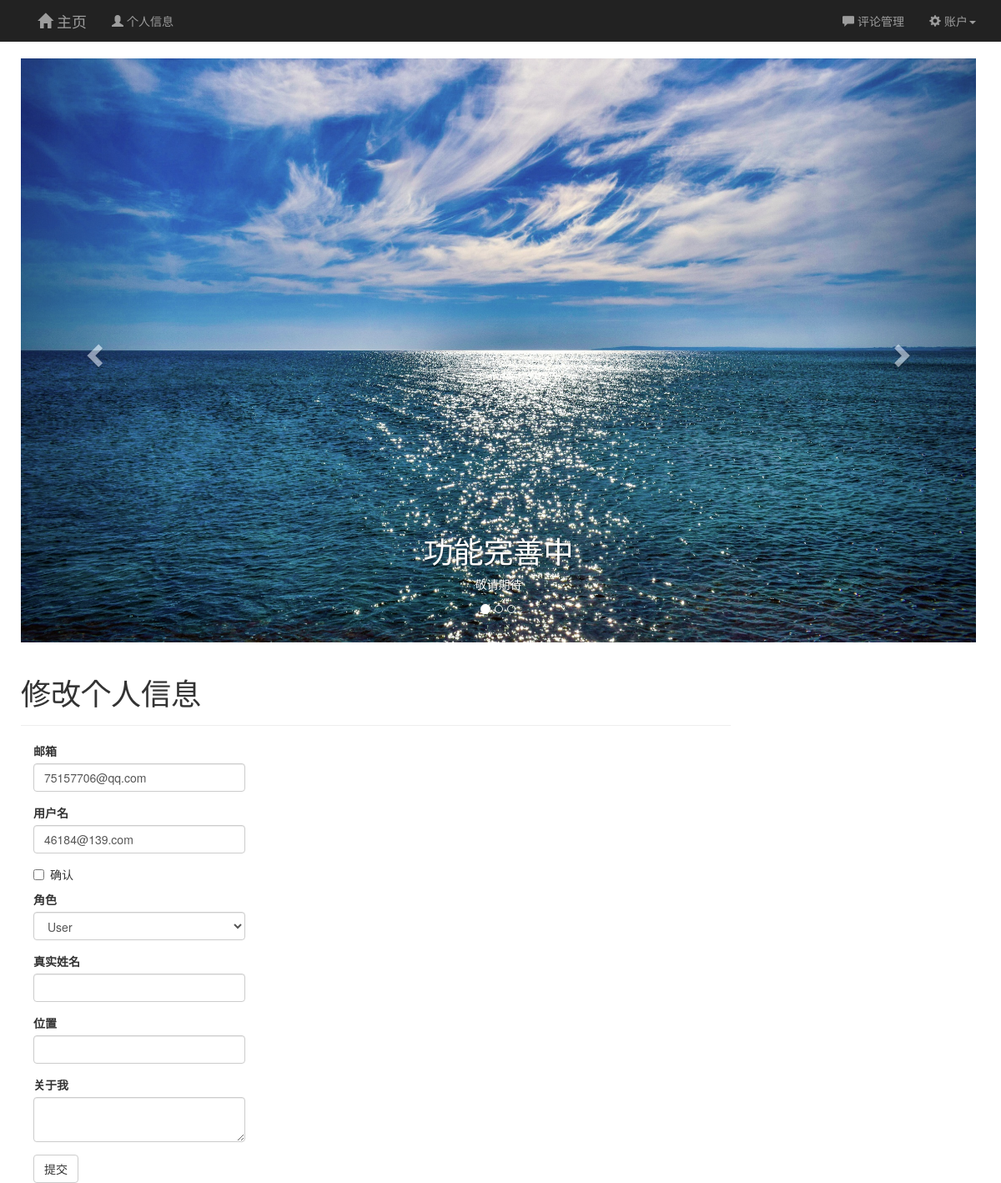
/edit-profile/3 (signed in), run on the app's committed database.
### app/models.py (models this page shows, shortened)
class User(UserMixin, db.Model):
    __tablename__ = 'users'
    id = db.Column(db.Integer, primary_key=True)
    email = db.Column(db.String(64), unique=True, index=True)
    username = db.Column(db.String(64), unique=True, index=True)
    password_hash = db.Column(db.String(128))
    role_id = db.Column(db.Integer, db.ForeignKey('roles.id'))
    confirmed = db.Column(db.Boolean, default=False)
    name = db.Column(db.String(64))
    location = db.Column(db.String(64))
    about_me = db.Column(db.Text())
    member_since = db.Column(db.DateTime(), default=datetime.utcnow)
    last_seen = db.Column(db.DateTime(), default=datetime.utcnow)
    avatar_hash = db.Column(db.String(32))
    posts = db.relationship('Post', backref='author', lazy='dynamic')
    followed = db.relationship('Follow', foreign_keys=[Follow.follower_id], backref=db.backref('follower', lazy='joined'),
                               lazy='dynamic', cascade='all, delete-orphan')
    followers = db.relationship('Follow', foreign_keys=[Follow.followed_id], backref=db.backref('followed', lazy='joined'),
                                lazy='dynamic', cascade='all, delete-orphan')
    comments = db.relationship('Comment', backref='author', lazy='dynamic')
    @property
    def password(self):
        raise AttributeError('password is not a readable attribute')
    def can(self, permissions):
        return self.role is not None and (self.role.permissions & permissions) == permissions
    def ping(self):
        self.last_seen = datetime.utcnow()
        db.session.add(self)
        db.session.commit()

### app/main/views.py (the view, shortened to what this page needs)
@main.route('/edit-profile/<int:id>', methods=['GET', 'POST'])
@login_required
@admin_required
def edit_profile_admin(id):
    user = User.query.get_or_404(id)
    form = EditProfileAdminForm(user=user)
    form.email.data = user.email
    form.username.data = user.username
    form.confirmed.data = user.confirmed
    form.role.data = user.role_id
    form.name.data = user.name
    form.location.data = user.location
    form.about_me.data = user.about_me
    return render_template('edit_profile.html', form=form, user=user)

### app/main/forms.py (shortened to what this page needs)
class EditProfileAdminForm(Form):
    email = StringField(u'邮箱', validators=[DataRequired(), Length(1, 64), Email()])
    username = StringField(u'用户名', validators=[DataRequired(), Length(1, 64)])
    confirmed = BooleanField(u'确认')
    role = SelectField(u'角色', coerce=int)
    name = StringField(u'真实姓名', validators=[Length(0, 64)])
    location = StringField(u'位置', validators=[Length(0, 64)])
    about_me = TextAreaField(u'关于我')
    submit = SubmitField(u'提交')
    def __init__(self, user, *args, **kwargs):
        super(EditProfileAdminForm, self).__init__(*args, **kwargs)
        self.role.choices = [(role.id, role.name) for role in Role.query.order_by(Role.name).all()]
        self.user = user

### app/auth/views.py (called while the page is built)
@auth.before_app_request
def before_request():
    if current_user.is_authenticated():
        current_user.ping()
        if not current_user.confirmed \
                and request.endpoint[:5] != 'auth.' and request.endpoint != 'static':
            return redirect(url_for('auth.unconfirmed'))

### app/main/__init__.py (called while the page is built)
@main.app_context_processor
def inject_permissions():
    return dict(Permission=Permission)

### app/models.py (called while the page is built)
@login_manager.user_loader
def load_user(user_id):
    return User.query.get(int(user_id))

### app/templates/edit_profile.html (shortened to what this page needs)
{% extends "base.html" %}
{% import "bootstrap/wtf.html" as wtf %}
{% block page_content %}
<div class="page-header">
    <h1>修改个人信息</h1>
</div>
<div class="col-md-4">
    {{ wtf.quick_form(form) }}
</div>
{% endblock %}

### app/static/10th.css (style rules this page uses)
body { padding-top: 70px; background-attachment: fixed; background-image: url('https://drscdn.500px.org/photo/171351311/q%3D80_m%3D2000/75d4251b1b232c8937775265f3e73d0d'); }

### data on the page
User: email "75157706@qq.com", username "46184@139.com", role "User"
